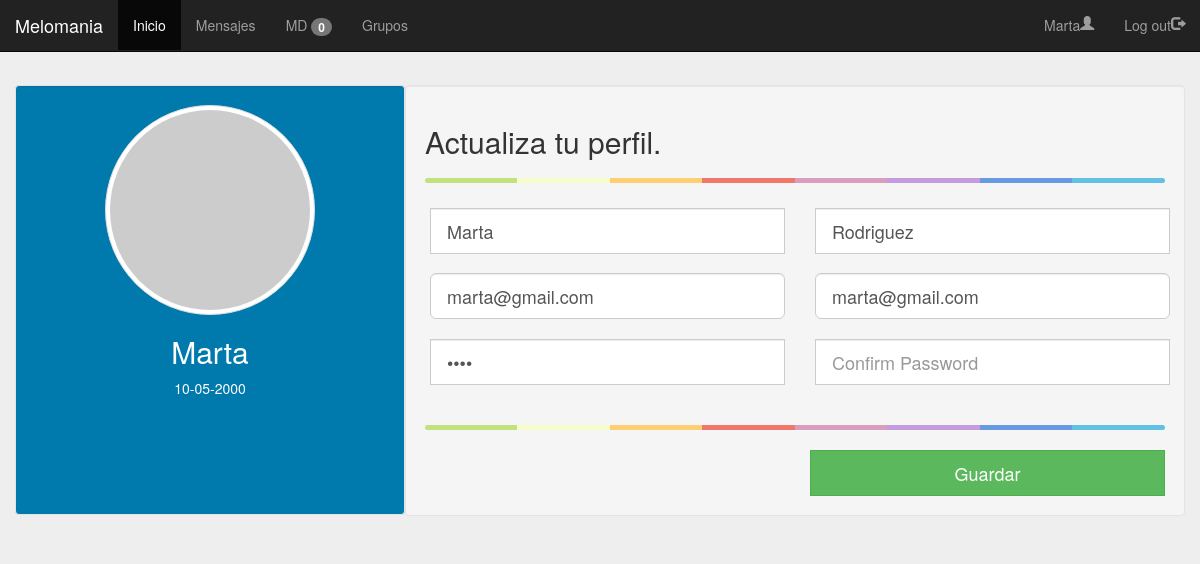
The app's page /profile.php (signed in) with its own data.
### tables this page shows
CREATE TABLE `usuarios` (
  `id` int(11) NOT NULL,
  `nombre` varchar(42) NOT NULL,
  `apellido` varchar(42) NOT NULL,
  `email` varchar(42) NOT NULL,
  `contrasena` varchar(42) NOT NULL,
  `type` enum('user','admin') NOT NULL DEFAULT 'user',
  `fech_nacimiento` date NOT NULL
);

### modelo/usuarioDAO.php (called while the page is built, shortened)
<?php
  require_once("usuario.php");
  class UsuarioDAO{
    public function getInformation($email){
      $con = DB::getInstance()->getConnection();
      $query = $con->prepare("SELECT * from usuarios WHERE email=?");
      $query->bind_param('s',$email);
      $query->execute();
      $result = $query->get_result()->fetch_assoc();
      return new Usuario($result["id"], $result["nombre"], $result["apellido"], $result["email"], $result["contrasena"], $result["type"], $result["fech_nacimiento"], NULL);
    }
  }
?>

### modelo/usuario.php (called while the page is built, shortened)
<?php
  class Usuario{
      private $nombre;
      private $apellido;
      private $email;
      private $pass;
      private $fecha;
      public function __construct($id, $nombre, $apellido, $email, $pass, $type, $fecha, $estilos){
        $this->nombre = $nombre;
        $this->apellido = $apellido;
        $this->email = $email;
        $this->pass = $pass;
        $this->fecha = $fecha;
      }
      public function getNombre(){
        return $this->nombre;
      }
      public function getApellido(){
        return $this->apellido;
      }
      public function getEmail() {
        return $this->email;
      }
      public function getContrasena(){
        return $this->pass;
      }
      public function getFecha(){
        return $this->fecha;
      }
  }
 ?>

### profile.php (the view, shortened to what this page needs)
<?php session_start();
  require_once("modelo/usuarioDAO.php");
  $dao = new UsuarioDAO();
  $usuario = $dao->getInformation($_SESSION["email"]);
?>
<!DOCTYPE html>
<html>
  <head>
    <link rel="stylesheet" type="text/css" href="./style/styles.css">
    <link rel="stylesheet" href="https://maxcdn.bootstrapcdn.com/bootstrap/3.3.7/css/bootstrap.min.css">
  </head>
  <body>
    <?php include ('cabecera.php');?>
    <div class="container">
<br>
<br>
	<div class="row" id="main">
        <div class="col-md-4 well" id="leftPanel">
            <div class="row">
                <div class="col-md-12">
                	<div>
        				<img src="http://lorempixel.com/200/200/abstract/1/" alt="Texto Alternativo" class="img-circle img-thumbnail">
        				<h2><?php echo $_SESSION["name"]?></h2>
        				<p><?php echo date_format(date_create($usuario->getFecha()), 'd-m-Y'); ?></p>
        			</div>
        		</div>
            </div>
        </div>
        <div class="col-md-8 well" id="rightPanel">
            <div class="row">
    <div class="col-md-12">
    	<form role="form">
			<h2>Actualiza tu perfil.</h2>
			<hr class="colorgraph">
			<div class="row">
				<div class="col-xs-12 col-sm-6 col-md-6">
					<div class="form-group">
            <input type="text" name="first_name" id="first_name" class="form-control input-lg" value="<?php echo $usuario->getNombre() ?>" tabindex="1">
					</div>
				</div>
				<div class="col-xs-12 col-sm-6 col-md-6">
					<div class="form-group">
						<input type="text" name="last_name" id="last_name" class="form-control input-lg" value="<?php echo $usuario->getApellido() ?>" tabindex="2">
					</div>
				</div>
			</div>
      <div class="row">
				<div class="col-xs-12 col-sm-6 col-md-6">
          <div class="form-group">
				      <input type="email" name="email" id="email" class="form-control input-lg" value="<?php echo $usuario->getEmail() ?>" tabindex="4">
          </div>
        </div>
        <div class="col-xs-12 col-sm-6 col-md-6">
				      <input type="email" name="email" id="email" class="form-control input-lg" value="<?php echo $usuario->getEmail() ?>" tabindex="4">
        </div>
      </div>
			<div class="row">
				<div class="col-xs-12 col-sm-6 col-md-6">
					<div class="form-group">
						<input type="password" name="password" id="password" class="form-control input-lg" value="<?php echo $usuario->getContrasena() ?>" tabindex="5">
					</div>
				</div>
				<div class="col-xs-12 col-sm-6 col-md-6">
					<div class="form-group">
						<input type="password" name="password_confirmation" id="password_confirmation" class="form-control input-lg" placeholder="Confirm Password" tabindex="6">
					</div>
				</div>
			</div>
			<hr class="colorgraph">
			<div class="row">
				<div class="col-xs-12 col-md-6"></div>
				<div class="col-xs-12 col-md-6"><a href="#" class="btn btn-success btn-block btn-lg">Guardar</a></div>
			</div>
		</form>
	</div>
</div>
</div>
        </div>
     </div>
  </body>
</html>

### style/styles.css (style rules this page uses)
body { background: #eee !important; padding-top: 45px; }
.btn { border-radius: 0px !important; }
input[type="text"] { margin-bottom: -1px; border-radius: 0; }
input[type="password"] { margin-bottom: 20px; border-radius: 0; }
#leftPanel { background-color:#0079ac; color:#fff; text-align: center; min-height: 430px; }
#rightPanel { min-height:415px; }
.colorgraph { height: 5px; border-top: 0; background: #c4e17f; border-radius: 5px; background-image: -webkit-linear-gradient(left, #c4e17f, #c4e17f 12.5%, #f7fdca 12.5%, #f7fdca 25%, #fecf71 25%, #fecf71 37.5%, #f0776c 37.5%, #f0776c 50%, #db9dbe 50%, #db9dbe 62.5%, #c49cde 62.5%, #c49cde 75%, #669ae1 75%, #669ae1 87.5%, #62c2e4 87.5%, #62c2e4); background-image: -moz-linear-gradient(left, #c4e17f, #c4e17f 12.5%, #f7fdca 12.5%, #f7fdca 25%, #fecf71 25%, #fecf71 37.5%, #f0776c 37.5%, #f0776c 50%, #db9dbe 50%, #db9dbe 62.5%, #c49cde 62.5%, #c49cde 75%, #669ae1 75%, #669ae1 87.5%, #62c2e4 87.5%, #62c2e4); background-image: -o-linear-gradient(left, #c4e17f, #c4e17f 12.5%, #f7fdca 12.5%, #f7fdca 25%, #fecf71 25%, #fecf71 37.5%, #f0776c 37.5%, #f0776c 50%, #db9dbe 50%, #db9dbe 62.5%, #c49cde 62.5%, #c49cde 75%, #669ae1 75%, #669ae1 87.5%, #62c2e4 87.5%, #62c2e4); background-image: linear-gradient(to right, #c4e17f, #c4e17f 12.5%, #f7fdca 12.5%, #f7fdca 25%, #fecf71 25%, #fecf71 37.5%, #f0776c 37.5%, #f0776c 50%, #db9dbe 50%, #db9dbe 62.5%, #c49cde 62.5%, #c49cde 75%, #669ae1 75%, #669ae1 87.5%, #62c2e4 87.5%, #62c2e4); }

### records on screen
usuarios: fech_nacimiento "10-05-2000", first_name "Marta", last_name "Rodriguez", email "marta@gmail.com"

### other values on screen
$menDAO->getCountNoReadMessages() "0"
$_SESSION["name"] "Marta"
